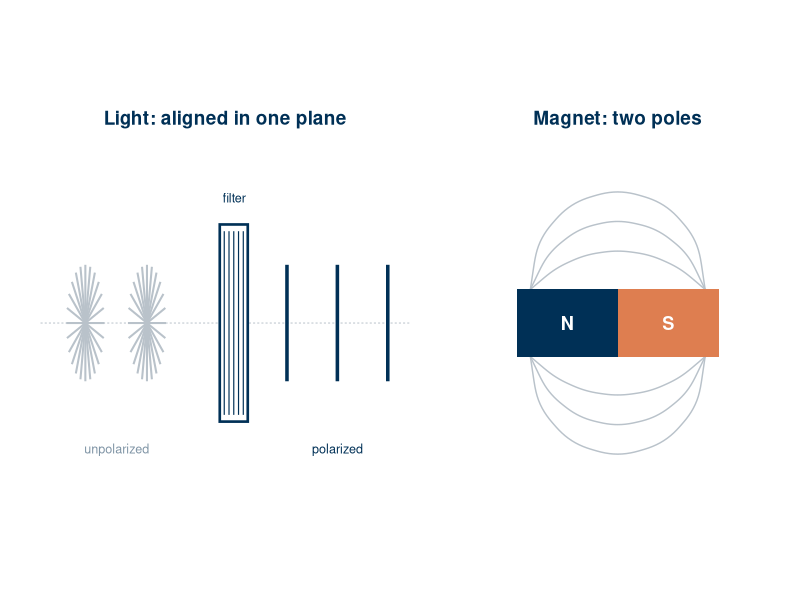
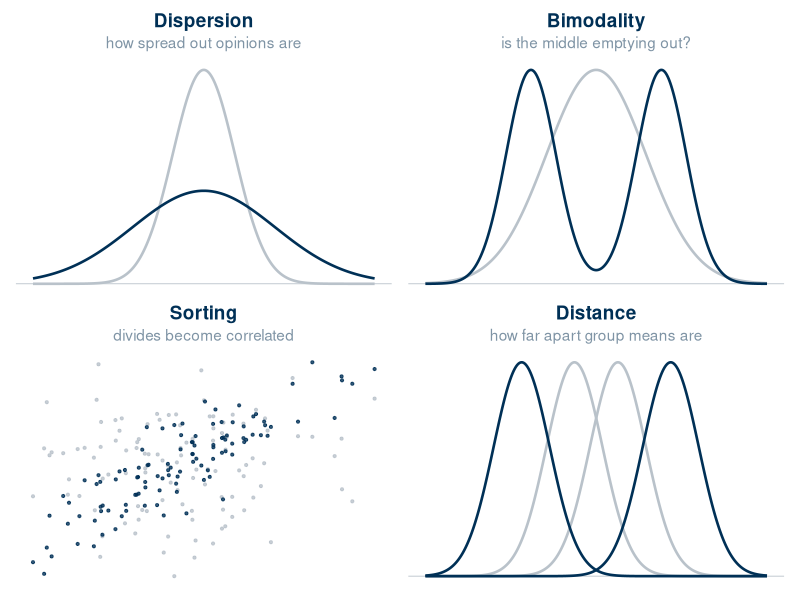
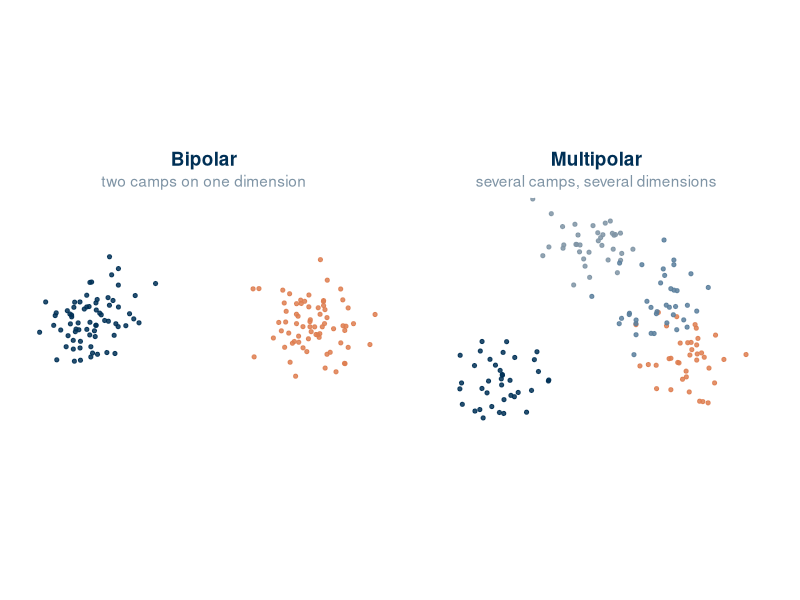
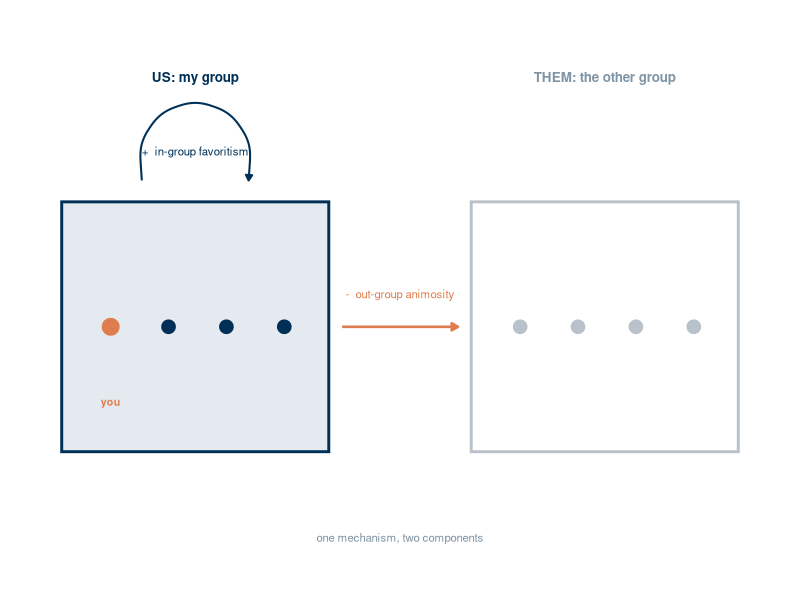
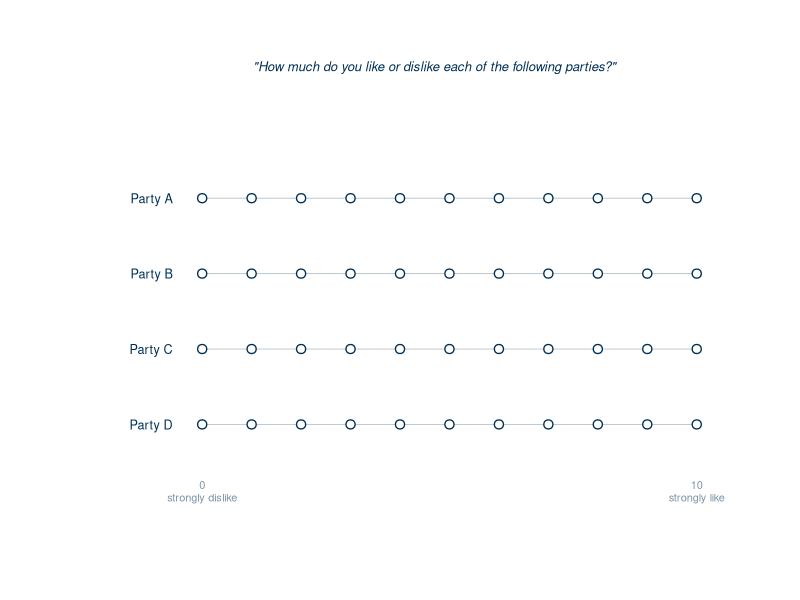
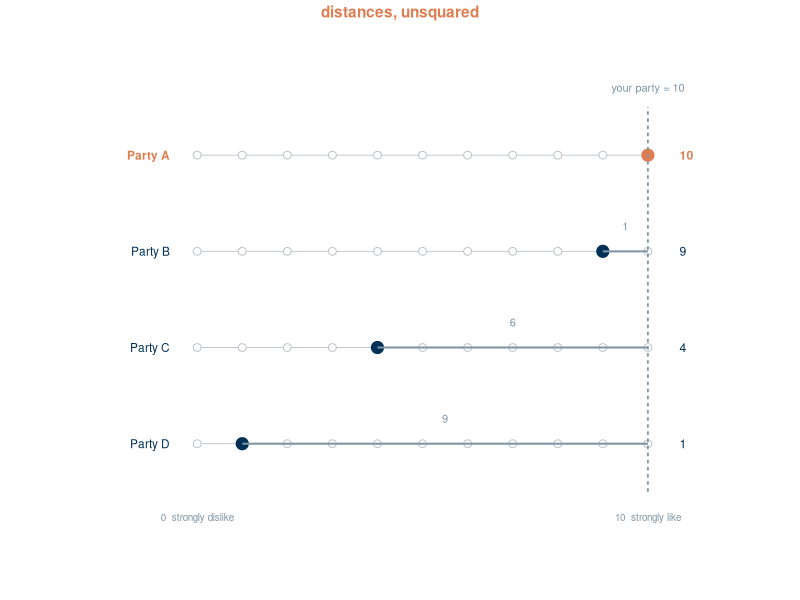
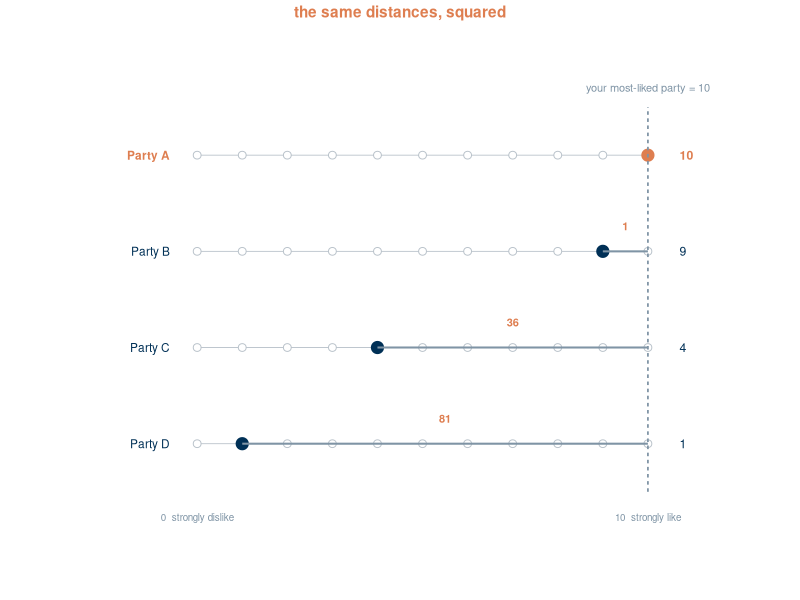
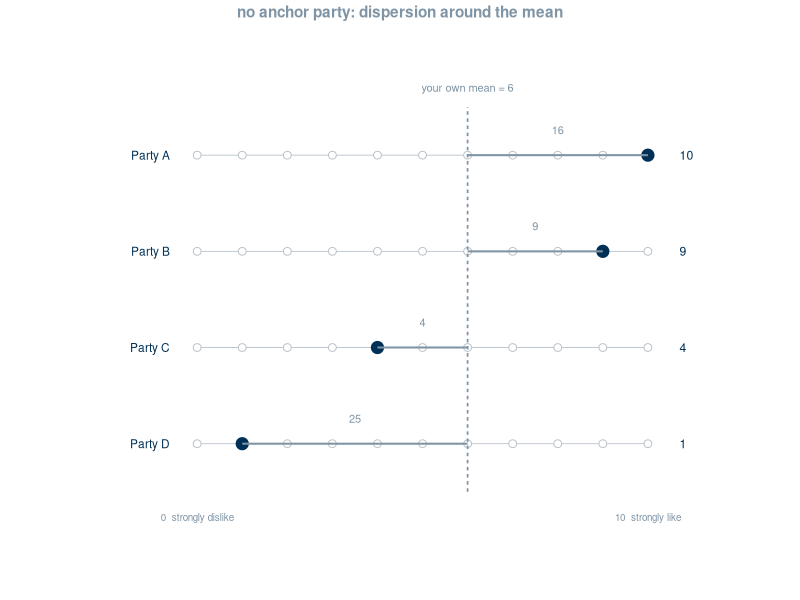

Here is the R script that generated these plots, in order:
## ---- chunk 1
#| label: setup
#| include: false

library(ggplot2)
library(dplyr)
library(patchwork)

navy <- "#003056"
accent <- "#DE7E50"
grey1 <- "#B9C2CA"
grey2 <- "#7F94A5"

theme_schematic <- function(base = 13) {
  theme_void(base_size = base) +
    theme(
      plot.title = element_text(
        colour = navy,
        face = "bold",
        hjust = 0.5,
        size = rel(1.05),
        margin = margin(b = 3)
      ),
      plot.subtitle = element_text(
        colour = grey2,
        hjust = 0.5,
        size = rel(0.85),
        margin = margin(b = 5)
      ),
      plot.background = element_rect(fill = "white", colour = NA),
      legend.position = "none",
      plot.margin = margin(4, 6, 4, 6)
    )
}
## ---- chunk 2
#| label: schematic-physics
#| fig-width: 8
#| fig-height: 3.5
#| fig-align: center
#| out-width: "80%"

ang <- seq(0, 165, by = 15) * pi / 180
pre <- do.call(
  rbind,
  lapply(c(0.55, 1.10), function(cx) {
    data.frame(x = cx, dx = 0.17 * cos(ang), dy = 0.52 * sin(ang))
  })
)
post <- data.frame(x = c(2.35, 2.80, 3.25))
grating <- data.frame(gx = seq(1.79, 1.96, length.out = 5))

p_light <- ggplot() +
  geom_segment(
    aes(x = 0.15, xend = 3.45, y = 0, yend = 0),
    colour = grey1,
    linewidth = 0.35,
    linetype = "22"
  ) +
  geom_segment(
    data = pre,
    aes(x = x - dx, xend = x + dx, y = -dy, yend = dy),
    colour = grey1,
    linewidth = 0.7
  ) +
  geom_rect(
    aes(xmin = 1.75, xmax = 2.00, ymin = -0.88, ymax = 0.88),
    fill = "white",
    colour = navy,
    linewidth = 0.9
  ) +
  geom_segment(
    data = grating,
    aes(x = gx, xend = gx, y = -0.82, yend = 0.82),
    colour = navy,
    linewidth = 0.4
  ) +
  geom_segment(
    data = post,
    aes(x = x, xend = x, y = -0.52, yend = 0.52),
    colour = navy,
    linewidth = 1.2
  ) +
  annotate(
    "text",
    x = 0.83,
    y = -1.12,
    label = "unpolarized",
    colour = grey2,
    size = 3.2
  ) +
  annotate(
    "text",
    x = 1.88,
    y = 1.12,
    label = "filter",
    colour = navy,
    size = 3.2
  ) +
  annotate(
    "text",
    x = 2.80,
    y = -1.12,
    label = "polarized",
    colour = navy,
    size = 3.2
  ) +
  coord_fixed(xlim = c(0.1, 3.5), ylim = c(-1.35, 1.35)) +
  labs(title = "Light: aligned in one plane", subtitle = " ") +
  theme_schematic()

fline <- data.frame(x = -0.78, y = 0.30, xend = 0.78, yend = 0.30)
flineb <- data.frame(x = -0.78, y = -0.30, xend = 0.78, yend = -0.30)
curv <- c(-0.45, -0.80, -1.15)

p_mag <- ggplot() +
  lapply(curv, function(cc) {
    geom_curve(
      data = fline,
      aes(x = x, y = y, xend = xend, yend = yend),
      curvature = cc,
      colour = grey1,
      linewidth = 0.5
    )
  }) +
  lapply(curv, function(cc) {
    geom_curve(
      data = flineb,
      aes(x = x, y = y, xend = xend, yend = yend),
      curvature = -cc,
      colour = grey1,
      linewidth = 0.5
    )
  }) +
  geom_rect(
    aes(xmin = -0.90, xmax = 0, ymin = -0.30, ymax = 0.30),
    fill = navy,
    colour = NA
  ) +
  geom_rect(
    aes(xmin = 0, xmax = 0.90, ymin = -0.30, ymax = 0.30),
    fill = accent,
    colour = NA
  ) +
  annotate(
    "text",
    x = -0.45,
    y = 0,
    label = "N",
    colour = "white",
    fontface = "bold",
    size = 4.6
  ) +
  annotate(
    "text",
    x = 0.45,
    y = 0,
    label = "S",
    colour = "white",
    fontface = "bold",
    size = 4.6
  ) +
  coord_fixed(xlim = c(-1.35, 1.35), ylim = c(-1.35, 1.35)) +
  labs(title = "Magnet: two poles", subtitle = " ") +
  theme_schematic()

p_light | p_mag
## ---- chunk 3
#| label: schematic-four-dists
#| fig-width: 8
#| fig-height: 3.3
#| fig-align: center
#| out-width: "70%"

xs <- seq(-5.5, 5.5, length.out = 400)

base_p <- function(d, title, sub) {
  ggplot(d, aes(x, y, colour = g, group = grp)) +
    geom_hline(yintercept = 0, colour = grey1, linewidth = 0.3) +
    geom_line(linewidth = 0.9) +
    scale_colour_manual(values = c(before = grey1, after = navy)) +
    labs(title = title, subtitle = sub) +
    theme_schematic()
}

d_disp <- rbind(
  data.frame(x = xs, y = dnorm(xs, 0, 1.0), g = "before", grp = "1"),
  data.frame(x = xs, y = dnorm(xs, 0, 2.3), g = "after", grp = "2")
)

d_bim <- rbind(
  data.frame(x = xs, y = dnorm(xs, 0, 1.6), g = "before", grp = "1"),
  data.frame(
    x = xs,
    y = 0.5 * dnorm(xs, -2.1, 0.8) + 0.5 * dnorm(xs, 2.1, 0.8),
    g = "after",
    grp = "2"
  )
)

d_dist <- rbind(
  data.frame(x = xs, y = dnorm(xs, -0.7, 0.9), g = "before", grp = "1"),
  data.frame(x = xs, y = dnorm(xs, 0.7, 0.9), g = "before", grp = "2"),
  data.frame(x = xs, y = dnorm(xs, -2.4, 0.9), g = "after", grp = "3"),
  data.frame(x = xs, y = dnorm(xs, 2.4, 0.9), g = "after", grp = "4")
)

set.seed(7)
n <- 110
aa <- rnorm(n)
d_sort <- rbind(
  data.frame(x = aa, y = rnorm(n), g = "before"),
  data.frame(x = aa, y = 0.9 * aa + sqrt(1 - 0.81) * rnorm(n), g = "after")
)

p_sort <- ggplot(d_sort, aes(x, y, colour = g)) +
  geom_point(size = 0.75, alpha = 0.8) +
  scale_colour_manual(values = c(before = grey1, after = navy)) +
  labs(title = "Sorting", subtitle = "divides become correlated") +
  theme_schematic()

(base_p(d_disp, "Dispersion", "how spread out opinions are") |
  base_p(d_bim, "Bimodality", "is the middle emptying out?")) /
  (p_sort |
    base_p(d_dist, "Distance", "how far apart group means are"))
## ---- chunk 4
#| label: schematic-bipolar-multipolar
#| fig-width: 8
#| fig-height: 2.4
#| fig-align: center
#| out-width: "70%"

set.seed(11)
bip <- data.frame(
  x = c(rnorm(70, -1.9, 0.45), rnorm(70, 1.9, 0.45)),
  y = rnorm(140, 0, 0.42),
  g = rep(c("a", "b"), each = 70)
)

mult <- data.frame(
  x = c(
    rnorm(38, -1.7, 0.42),
    rnorm(38, 1.7, 0.42),
    rnorm(38, -0.2, 0.42),
    rnorm(38, 1.1, 0.42)
  ),
  y = c(
    rnorm(38, -1.0, 0.38),
    rnorm(38, -0.7, 0.38),
    rnorm(38, 1.4, 0.38),
    rnorm(38, 0.4, 0.38)
  ),
  g = rep(letters[1:4], each = 38)
)

p_bi <- ggplot(bip, aes(x, y, colour = g)) +
  geom_point(size = 1.1, alpha = 0.85) +
  scale_colour_manual(values = c(a = navy, b = accent)) +
  coord_fixed(xlim = c(-3, 3), ylim = c(-2, 2)) +
  labs(title = "Bipolar", subtitle = "two camps on one dimension") +
  theme_schematic()

p_mu <- ggplot(mult, aes(x, y, colour = g)) +
  geom_point(size = 1.1, alpha = 0.85) +
  scale_colour_manual(
    values = c(a = navy, b = accent, c = grey2, d = "#5B7F9C")
  ) +
  coord_fixed(xlim = c(-3, 3), ylim = c(-2, 2)) +
  labs(title = "Multipolar", subtitle = "several camps, several dimensions") +
  theme_schematic()

p_bi | p_mu
## ---- chunk 5
#| label: schematic-ingroup-outgroup
#| fig-width: 8
#| fig-height: 2.2
#| fig-align: center
#| out-width: "78%"

box <- data.frame(
  xmin = c(0.2, 4.8),
  xmax = c(3.2, 7.8),
  ymin = 1.2,
  ymax = 2.6,
  fill = c("#E4EAEF", "white"),
  line = c(navy, grey1)
)

ppl <- rbind(
  data.frame(
    x = c(0.75, 1.4, 2.05, 2.7),
    y = 1.9,
    col = c(accent, navy, navy, navy),
    sz = c(5.4, 4.3, 4.3, 4.3)
  ),
  data.frame(x = c(5.35, 6.0, 6.65, 7.3), y = 1.9, col = grey1, sz = 4.3)
)

loop <- data.frame(x = 1.1, y = 2.72, xend = 2.3, yend = 2.72)
cross <- data.frame(x = 3.35, y = 1.9, xend = 4.65, yend = 1.9)

ggplot() +
  geom_rect(
    data = box,
    aes(xmin = xmin, xmax = xmax, ymin = ymin, ymax = ymax),
    fill = box$fill,
    colour = box$line,
    linewidth = 1
  ) +
  geom_point(data = ppl, aes(x, y), colour = ppl$col, size = ppl$sz) +
  annotate(
    "text",
    x = 0.75,
    y = 1.48,
    label = "you",
    colour = accent,
    size = 2.7,
    fontface = "bold"
  ) +
  annotate(
    "text",
    x = 1.7,
    y = 3.30,
    label = "US: my group",
    colour = navy,
    fontface = "bold",
    size = 3.4
  ) +
  annotate(
    "text",
    x = 6.3,
    y = 3.30,
    label = "THEM: the other group",
    colour = grey2,
    fontface = "bold",
    size = 3.4
  ) +
  geom_curve(
    data = loop,
    aes(x = x, y = y, xend = xend, yend = yend),
    curvature = -1.5,
    colour = navy,
    linewidth = 0.7,
    arrow = arrow(length = unit(0.16, "cm"), type = "closed")
  ) +
  annotate(
    "text",
    x = 1.7,
    y = 2.86,
    label = "+  in-group favoritism",
    colour = navy,
    size = 2.9,
    vjust = 0
  ) +
  geom_segment(
    data = cross,
    aes(x = x, y = y, xend = xend, yend = yend),
    colour = accent,
    linewidth = 0.9,
    arrow = arrow(length = unit(0.18, "cm"), type = "closed")
  ) +
  annotate(
    "text",
    x = 4.0,
    y = 2.06,
    label = "-  out-group animosity",
    colour = accent,
    size = 2.9,
    vjust = 0
  ) +
  annotate(
    "text",
    x = 4.0,
    y = 0.72,
    colour = grey2,
    size = 2.9,
    label = "one mechanism, two components"
  ) +
  coord_cartesian(xlim = c(0.0, 8.0), ylim = c(0.55, 3.55)) +
  theme_schematic()
## ---- chunk 6
#| label: schematic-thermometer-item
#| fig-width: 8
#| fig-height: 2.5
#| fig-align: center
#| out-width: "76%"

parties <- c("Party A", "Party B", "Party C", "Party D")
pts <- expand.grid(v = 0:10, p = seq_along(parties))
labs <- data.frame(p = seq_along(parties), lab = parties)

ggplot(pts, aes(v, -p)) +
  geom_segment(
    data = labs,
    aes(x = 0, xend = 10, y = -p, yend = -p),
    colour = grey1,
    linewidth = 0.3,
    inherit.aes = FALSE
  ) +
  geom_point(
    shape = 21,
    size = 2.6,
    fill = "white",
    colour = navy,
    stroke = 0.7
  ) +
  geom_text(
    data = labs,
    aes(x = -0.6, y = -p, label = lab),
    hjust = 1,
    colour = navy,
    size = 3.2,
    inherit.aes = FALSE
  ) +
  annotate(
    "text",
    x = 4.7,
    y = 0.75,
    size = 3.3,
    colour = navy,
    fontface = "italic",
    label = "\"How much do you like or dislike each of the following parties?\""
  ) +
  annotate(
    "text",
    x = 0,
    y = -4.75,
    label = "0\nstrongly dislike",
    colour = grey2,
    size = 2.8,
    lineheight = 0.95,
    vjust = 1
  ) +
  annotate(
    "text",
    x = 10,
    y = -4.75,
    label = "10\nstrongly like",
    colour = grey2,
    size = 2.8,
    lineheight = 0.95,
    vjust = 1
  ) +
  coord_cartesian(xlim = c(-3.2, 11.2), ylim = c(-5.9, 1.2)) +
  theme_schematic()
## ---- chunk 7
#| label: worked-example-setup
#| include: false

# One hypothetical respondent, four parties, 0-10 scale. The same four ratings
# drive all three measure slides; only the ANCHOR changes between them.
# Chosen so the arithmetic is clean: mean of the other parties = 5 exactly,
# mean of all four = 6 exactly.
ex <- data.frame(
  party = c("Party A", "Party B", "Party C", "Party D"),
  like = c(10, 9, 4, 1),
  row = 1:4
)

thermo_base <- function(highlight = character(0)) {
  pts <- expand.grid(v = 0:10, row = 1:4)
  d <- ex
  d$col <- ifelse(d$party %in% highlight, accent, navy)
  d$face <- ifelse(d$party %in% highlight, "bold", "plain")

  ggplot() +
    geom_segment(
      data = d,
      aes(x = 0, xend = 10, y = -row, yend = -row),
      colour = grey1,
      linewidth = 0.3
    ) +
    geom_point(
      data = pts,
      aes(v, -row),
      shape = 21,
      size = 2.3,
      fill = "white",
      colour = grey1,
      stroke = 0.5
    ) +
    geom_point(data = d, aes(like, -row, colour = col), size = 3.8) +
    geom_text(
      data = d,
      aes(-0.6, -row, label = party, colour = col, fontface = face),
      hjust = 1,
      size = 3.0
    ) +
    geom_text(
      data = d,
      aes(10.7, -row, label = like, colour = col, fontface = face),
      hjust = 0,
      size = 3.1
    ) +
    scale_colour_identity() +
    annotate(
      "text",
      x = 0,
      y = -4.72,
      label = "0  strongly dislike",
      colour = grey2,
      size = 2.5,
      vjust = 1
    ) +
    annotate(
      "text",
      x = 10,
      y = -4.72,
      label = "10  strongly like",
      colour = grey2,
      size = 2.5,
      vjust = 1
    ) +
    theme_schematic() +
    theme(plot.subtitle = element_text(colour = accent, face = "bold"))
}
## ---- chunk 8
#| label: schematic-api
#| fig-width: 8
#| fig-height: 2.5
#| fig-align: center
#| out-width: "72%"

dev_a <- transform(ex, d = 10 - like, mid = (like + 10) / 2)

thermo_base("Party A") +
  annotate(
    "segment",
    x = 10,
    xend = 10,
    y = -4.5,
    yend = -0.5,
    colour = grey2,
    linetype = "22",
    linewidth = 0.6
  ) +
  annotate(
    "text",
    x = 10,
    y = -0.34,
    label = "your party = 10",
    colour = grey2,
    size = 2.8,
    vjust = 0
  ) +
  geom_segment(
    data = subset(dev_a, d > 0),
    aes(x = like, xend = 10, y = -row, yend = -row),
    colour = grey2,
    linewidth = 0.7
  ) +
  geom_text(
    data = subset(dev_a, d > 0),
    aes(mid, -row + 0.26, label = d),
    colour = grey2,
    size = 2.8
  ) +
  labs(subtitle = "distances, unsquared") +
  coord_cartesian(xlim = c(-3.4, 12.4), ylim = c(-5.3, 0.05))
## ---- chunk 9
#| label: schematic-distance
#| fig-width: 8
#| fig-height: 2.5
#| fig-align: center
#| out-width: "72%"

dev_d <- transform(ex, sq = (like - 10)^2, mid = (like + 10) / 2)

thermo_base("Party A") +
  annotate(
    "segment",
    x = 10,
    xend = 10,
    y = -4.5,
    yend = -0.5,
    colour = grey2,
    linetype = "22",
    linewidth = 0.6
  ) +
  annotate(
    "text",
    x = 10,
    y = -0.34,
    label = "your most-liked party = 10",
    colour = grey2,
    size = 2.8,
    vjust = 0
  ) +
  geom_segment(
    data = subset(dev_d, sq > 0),
    aes(x = like, xend = 10, y = -row, yend = -row),
    colour = grey2,
    linewidth = 0.7
  ) +
  geom_text(
    data = subset(dev_d, sq > 0),
    aes(mid, -row + 0.26, label = sq),
    colour = accent,
    fontface = "bold",
    size = 2.8
  ) +
  labs(subtitle = "the same distances, squared") +
  coord_cartesian(xlim = c(-3.4, 12.4), ylim = c(-5.3, 0.05))
## ---- chunk 10
#| label: schematic-spread
#| fig-width: 8
#| fig-height: 2.4
#| fig-align: center
#| out-width: "72%"

dev_s <- transform(ex, sq = (like - 6)^2, mid = (like + 6) / 2)

thermo_base() +
  annotate(
    "segment",
    x = 6,
    xend = 6,
    y = -4.5,
    yend = -0.5,
    colour = grey2,
    linetype = "22",
    linewidth = 0.6
  ) +
  annotate(
    "text",
    x = 6,
    y = -0.34,
    label = "your own mean = 6",
    colour = grey2,
    size = 2.8,
    vjust = 0
  ) +
  geom_segment(
    data = dev_s,
    aes(x = like, xend = 6, y = -row, yend = -row),
    colour = grey2,
    linewidth = 0.7
  ) +
  geom_text(
    data = dev_s,
    aes(mid, -row + 0.26, label = sq),
    colour = grey2,
    size = 2.8
  ) +
  labs(subtitle = "no anchor party: dispersion around the mean") +
  theme(plot.subtitle = element_text(colour = grey2, face = "bold")) +
  coord_cartesian(xlim = c(-3.4, 12.4), ylim = c(-5.3, 0.05))
## ---- chunk 11
#| label: schematic-ap-typology
#| fig-width: 8
#| fig-height: 3.4
#| fig-align: center
#| out-width: "58%"

cells <- data.frame(
  x = c(1, 2, 1, 2),
  y = c(2, 2, 1, 1),
  lab = c(
    "Feeling thermometer\nparty like/dislike",
    "Candidate-choice conjoints\nDonation & campaign tasks\nVote choice, turnout",
    "Social distance items\n\"would you mind if\nyour child married one?\"",
    "Allocation games\ncooperation, solidarity, trust\nDating & hiring"
  ),
  fill = c(navy, "white", "white", accent),
  txt = c("white", navy, navy, "white")
)

ggplot(cells, aes(x, y)) +
  geom_tile(
    aes(fill = fill),
    colour = navy,
    linewidth = 0.9,
    width = 0.94,
    height = 0.90
  ) +
  geom_text(aes(label = lab, colour = txt), size = 3.0, lineheight = 0.95) +
  scale_fill_identity() +
  scale_colour_identity() +
  annotate(
    "text",
    x = 1,
    y = 2.66,
    label = "Attitudinal\nwhat people say",
    colour = navy,
    fontface = "bold",
    size = 3.2,
    lineheight = 0.95
  ) +
  annotate(
    "text",
    x = 2,
    y = 2.66,
    label = "Behavioral\nwhat people do",
    colour = navy,
    fontface = "bold",
    size = 3.2,
    lineheight = 0.95
  ) +
  annotate(
    "text",
    x = 0.40,
    y = 2,
    angle = 90,
    lineheight = 0.95,
    label = "Vertical\nparties & leaders",
    colour = navy,
    fontface = "bold",
    size = 3.2
  ) +
  annotate(
    "text",
    x = 0.40,
    y = 1,
    angle = 90,
    lineheight = 0.95,
    label = "Horizontal\nordinary citizens",
    colour = navy,
    fontface = "bold",
    size = 3.2
  ) +
  annotate(
    "text",
    x = 1.5,
    y = 0.36,
    size = 2.9,
    colour = grey2,
    label = "Nearly the entire comparative AP literature sits in the top-left cell"
  ) +
  coord_cartesian(xlim = c(0.25, 2.62), ylim = c(0.25, 3.02)) +
  theme_schematic()
